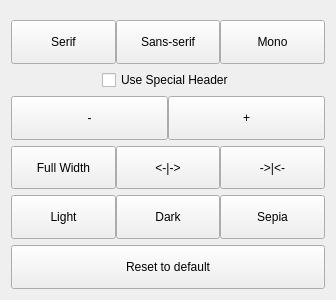
<?xml version="1.0" encoding="UTF-8"?>
<ui version="4.0">
 <class>StyleEditorWindow</class>
 <widget class="QWidget" name="StyleEditorWindow">
  <property name="geometry">
   <rect>
    <x>0</x>
    <y>0</y>
    <width>336</width>
    <height>300</height>
   </rect>
  </property>
  <property name="windowTitle">
   <string>Style</string>
  </property>
  <property name="styleSheet">
   <string notr="true"/>
  </property>
  <layout class="QVBoxLayout" name="verticalLayout">
   <property name="topMargin">
    <number>20</number>
   </property>
   <item>
    <layout class="QHBoxLayout" name="horizontalLayout">
     <property name="spacing">
      <number>0</number>
     </property>
     <item>
      <widget class="QPushButton" name="serifButton">
       <property name="sizePolicy">
        <sizepolicy hsizetype="Expanding" vsizetype="Expanding">
         <horstretch>0</horstretch>
         <verstretch>0</verstretch>
        </sizepolicy>
       </property>
       <property name="text">
        <string>Serif</string>
       </property>
      </widget>
     </item>
     <item>
      <widget class="QPushButton" name="sansSerifButton">
       <property name="sizePolicy">
        <sizepolicy hsizetype="Expanding" vsizetype="Expanding">
         <horstretch>0</horstretch>
         <verstretch>0</verstretch>
        </sizepolicy>
       </property>
       <property name="text">
        <string>Sans-serif</string>
       </property>
      </widget>
     </item>
     <item>
      <widget class="QPushButton" name="monoButton">
       <property name="sizePolicy">
        <sizepolicy hsizetype="Expanding" vsizetype="Expanding">
         <horstretch>0</horstretch>
         <verstretch>0</verstretch>
        </sizepolicy>
       </property>
       <property name="text">
        <string>Mono</string>
       </property>
      </widget>
     </item>
    </layout>
   </item>
   <item>
    <layout class="QHBoxLayout" name="horizontalLayout_5">
     <item>
      <spacer name="horizontalSpacer_2">
       <property name="orientation">
        <enum>Qt::Horizontal</enum>
       </property>
       <property name="sizeHint" stdset="0">
        <size>
         <width>40</width>
         <height>20</height>
        </size>
       </property>
      </spacer>
     </item>
     <item>
      <widget class="QCheckBox" name="checkBox">
       <property name="text">
        <string>Use Special Header</string>
       </property>
      </widget>
     </item>
     <item>
      <spacer name="horizontalSpacer">
       <property name="orientation">
        <enum>Qt::Horizontal</enum>
       </property>
       <property name="sizeHint" stdset="0">
        <size>
         <width>40</width>
         <height>20</height>
        </size>
       </property>
      </spacer>
     </item>
    </layout>
   </item>
   <item>
    <layout class="QHBoxLayout" name="horizontalLayout_2">
     <property name="spacing">
      <number>0</number>
     </property>
     <item>
      <widget class="QPushButton" name="decreaseButton">
       <property name="sizePolicy">
        <sizepolicy hsizetype="Expanding" vsizetype="Expanding">
         <horstretch>0</horstretch>
         <verstretch>0</verstretch>
        </sizepolicy>
       </property>
       <property name="text">
        <string>-</string>
       </property>
      </widget>
     </item>
     <item>
      <widget class="QPushButton" name="increaseButton">
       <property name="sizePolicy">
        <sizepolicy hsizetype="Expanding" vsizetype="Expanding">
         <horstretch>0</horstretch>
         <verstretch>0</verstretch>
        </sizepolicy>
       </property>
       <property name="text">
        <string>+</string>
       </property>
      </widget>
     </item>
    </layout>
   </item>
   <item>
    <layout class="QHBoxLayout" name="horizontalLayout_3">
     <property name="spacing">
      <number>0</number>
     </property>
     <item>
      <widget class="QPushButton" name="fullWidthButton">
       <property name="sizePolicy">
        <sizepolicy hsizetype="Expanding" vsizetype="Expanding">
         <horstretch>0</horstretch>
         <verstretch>0</verstretch>
        </sizepolicy>
       </property>
       <property name="text">
        <string>Full Width</string>
       </property>
      </widget>
     </item>
     <item>
      <widget class="QPushButton" name="increaseWidthButton">
       <property name="sizePolicy">
        <sizepolicy hsizetype="Expanding" vsizetype="Expanding">
         <horstretch>0</horstretch>
         <verstretch>0</verstretch>
        </sizepolicy>
       </property>
       <property name="text">
        <string>&lt;-|-&gt;</string>
       </property>
      </widget>
     </item>
     <item>
      <widget class="QPushButton" name="decreaseWidthButton">
       <property name="sizePolicy">
        <sizepolicy hsizetype="Expanding" vsizetype="Expanding">
         <horstretch>0</horstretch>
         <verstretch>0</verstretch>
        </sizepolicy>
       </property>
       <property name="text">
        <string>-&gt;|&lt;-</string>
       </property>
      </widget>
     </item>
    </layout>
   </item>
   <item>
    <layout class="QHBoxLayout" name="horizontalLayout_4">
     <property name="spacing">
      <number>0</number>
     </property>
     <item>
      <widget class="QPushButton" name="lightButton">
       <property name="sizePolicy">
        <sizepolicy hsizetype="Expanding" vsizetype="Expanding">
         <horstretch>0</horstretch>
         <verstretch>0</verstretch>
        </sizepolicy>
       </property>
       <property name="text">
        <string>Light</string>
       </property>
      </widget>
     </item>
     <item>
      <widget class="QPushButton" name="darkButton">
       <property name="sizePolicy">
        <sizepolicy hsizetype="Expanding" vsizetype="Expanding">
         <horstretch>0</horstretch>
         <verstretch>0</verstretch>
        </sizepolicy>
       </property>
       <property name="text">
        <string>Dark</string>
       </property>
      </widget>
     </item>
     <item>
      <widget class="QPushButton" name="sepiaButton">
       <property name="sizePolicy">
        <sizepolicy hsizetype="Expanding" vsizetype="Expanding">
         <horstretch>0</horstretch>
         <verstretch>0</verstretch>
        </sizepolicy>
       </property>
       <property name="text">
        <string>Sepia</string>
       </property>
      </widget>
     </item>
    </layout>
   </item>
   <item>
    <widget class="QPushButton" name="resetDefaultButton">
     <property name="sizePolicy">
      <sizepolicy hsizetype="Expanding" vsizetype="Expanding">
       <horstretch>0</horstretch>
       <verstretch>0</verstretch>
      </sizepolicy>
     </property>
     <property name="text">
      <string>Reset to default</string>
     </property>
    </widget>
   </item>
  </layout>
 </widget>
 <resources/>
 <connections/>
</ui>
